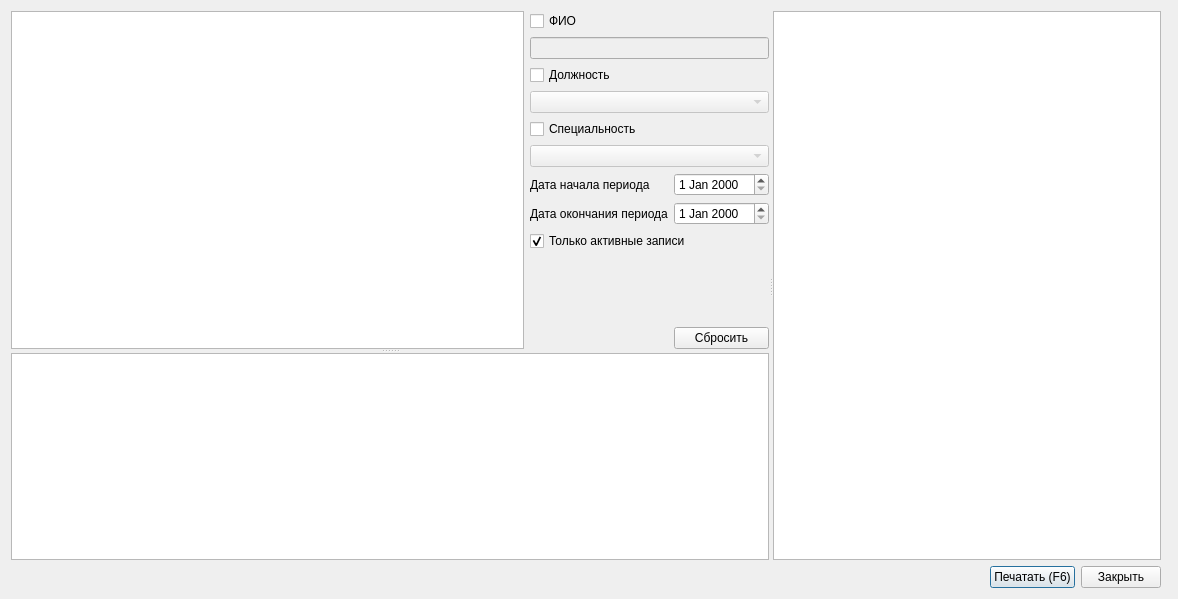
<?xml version="1.0" encoding="UTF-8"?>
<ui version="4.0">
 <class>PersonSubstitution</class>
 <widget class="QDialog" name="PersonSubstitution">
  <property name="geometry">
   <rect>
    <x>0</x>
    <y>0</y>
    <width>1178</width>
    <height>599</height>
   </rect>
  </property>
  <property name="windowTitle">
   <string>Сервис замещения сотрудников</string>
  </property>
  <layout class="QGridLayout" name="gridLayout_2">
   <item row="0" column="1">
    <widget class="QWidget" name="widget" native="true">
     <property name="sizePolicy">
      <sizepolicy hsizetype="Preferred" vsizetype="Maximum">
       <horstretch>0</horstretch>
       <verstretch>0</verstretch>
      </sizepolicy>
     </property>
     <layout class="QGridLayout" name="gridLayout">
      <property name="leftMargin">
       <number>0</number>
      </property>
      <property name="topMargin">
       <number>0</number>
      </property>
      <property name="rightMargin">
       <number>0</number>
      </property>
      <property name="bottomMargin">
       <number>0</number>
      </property>
      <property name="spacing">
       <number>4</number>
      </property>
     </layout>
    </widget>
   </item>
   <item row="1" column="0">
    <layout class="QHBoxLayout" name="horizontalLayout">
     <item>
      <spacer name="horizontalSpacer">
       <property name="orientation">
        <enum>Qt::Horizontal</enum>
       </property>
       <property name="sizeHint" stdset="0">
        <size>
         <width>40</width>
         <height>20</height>
        </size>
       </property>
      </spacer>
     </item>
     <item>
      <widget class="QPushButton" name="btnPrint">
       <property name="sizePolicy">
        <sizepolicy hsizetype="Maximum" vsizetype="Maximum">
         <horstretch>0</horstretch>
         <verstretch>0</verstretch>
        </sizepolicy>
       </property>
       <property name="text">
        <string>Печатать (F6)</string>
       </property>
       <property name="shortcut">
        <string>F6</string>
       </property>
      </widget>
     </item>
     <item>
      <widget class="QPushButton" name="btnApply">
       <property name="sizePolicy">
        <sizepolicy hsizetype="Maximum" vsizetype="Fixed">
         <horstretch>0</horstretch>
         <verstretch>0</verstretch>
        </sizepolicy>
       </property>
       <property name="text">
        <string>Закрыть</string>
       </property>
      </widget>
     </item>
    </layout>
   </item>
   <item row="0" column="0">
    <widget class="QSplitter" name="splitter_2">
     <property name="sizePolicy">
      <sizepolicy hsizetype="Expanding" vsizetype="Expanding">
       <horstretch>0</horstretch>
       <verstretch>0</verstretch>
      </sizepolicy>
     </property>
     <property name="orientation">
      <enum>Qt::Horizontal</enum>
     </property>
     <widget class="QSplitter" name="splitter">
      <property name="orientation">
       <enum>Qt::Vertical</enum>
      </property>
      <widget class="QWidget" name="layoutWidget">
       <layout class="QGridLayout">
        <item row="0" column="1" colspan="2">
         <widget class="QCheckBox" name="chkFIO">
          <property name="text">
           <string>ФИО</string>
          </property>
          <property name="checked">
           <bool>false</bool>
          </property>
         </widget>
        </item>
        <item row="1" column="1" colspan="2">
         <widget class="QLineEdit" name="edtFIO">
          <property name="enabled">
           <bool>false</bool>
          </property>
         </widget>
        </item>
        <item row="2" column="1" colspan="2">
         <widget class="QCheckBox" name="chkPost">
          <property name="text">
           <string>Должность</string>
          </property>
          <property name="checked">
           <bool>false</bool>
          </property>
         </widget>
        </item>
        <item row="3" column="1" colspan="2">
         <widget class="CRBComboBox" name="cmbPost">
          <property name="enabled">
           <bool>false</bool>
          </property>
         </widget>
        </item>
        <item row="4" column="1" colspan="2">
         <widget class="QCheckBox" name="chkSpeciality">
          <property name="text">
           <string>Специальность</string>
          </property>
          <property name="checked">
           <bool>false</bool>
          </property>
         </widget>
        </item>
        <item row="5" column="1" colspan="2">
         <widget class="CRBComboBox" name="cmbSpeciality">
          <property name="enabled">
           <bool>false</bool>
          </property>
         </widget>
        </item>
        <item row="6" column="1">
         <widget class="QLabel" name="lblBegDate">
          <property name="text">
           <string>Дата начала периода</string>
          </property>
         </widget>
        </item>
        <item row="6" column="2">
         <widget class="CDateEdit" name="edtBegDate"/>
        </item>
        <item row="7" column="1">
         <widget class="QLabel" name="lblEndDate">
          <property name="text">
           <string>Дата окончания периода</string>
          </property>
         </widget>
        </item>
        <item row="7" column="2">
         <widget class="CDateEdit" name="edtEndDate"/>
        </item>
        <item row="8" column="1" colspan="2">
         <widget class="QCheckBox" name="chkOnlyActive">
          <property name="text">
           <string>Только активные записи</string>
          </property>
          <property name="checked">
           <bool>true</bool>
          </property>
         </widget>
        </item>
        <item row="10" column="2">
         <widget class="QPushButton" name="btnFilterReset">
          <property name="text">
           <string>Сбросить</string>
          </property>
         </widget>
        </item>
        <item row="0" column="0" rowspan="11">
         <widget class="QTreeView" name="treeOrgStructure"/>
        </item>
        <item row="9" column="2">
         <spacer name="verticalSpacer">
          <property name="orientation">
           <enum>Qt::Vertical</enum>
          </property>
          <property name="sizeHint" stdset="0">
           <size>
            <width>20</width>
            <height>40</height>
           </size>
          </property>
         </spacer>
        </item>
       </layout>
      </widget>
      <widget class="CTableView" name="tblPersonnel">
       <property name="selectionMode">
        <enum>QAbstractItemView::SingleSelection</enum>
       </property>
       <property name="selectionBehavior">
        <enum>QAbstractItemView::SelectRows</enum>
       </property>
       <property name="sortingEnabled">
        <bool>true</bool>
       </property>
      </widget>
     </widget>
     <widget class="QWidget" name="gridLayoutWidget_2">
      <layout class="QGridLayout" name="gridLayout_3">
       <item row="0" column="0" colspan="3">
        <widget class="CTableView" name="tblSubstitutionPeriods">
         <property name="sortingEnabled">
          <bool>true</bool>
         </property>
        </widget>
       </item>
      </layout>
     </widget>
    </widget>
   </item>
  </layout>
 </widget>
 <customwidgets>
  <customwidget>
   <class>CTableView</class>
   <extends>QTableView</extends>
   <header>library/TableView.h</header>
  </customwidget>
  <customwidget>
   <class>CRBComboBox</class>
   <extends>QComboBox</extends>
   <header>library/crbcombobox.h</header>
  </customwidget>
  <customwidget>
   <class>CDateEdit</class>
   <extends>QDateEdit</extends>
   <header>library/DateEdit.h</header>
  </customwidget>
 </customwidgets>
 <resources/>
 <connections>
  <connection>
   <sender>btnApply</sender>
   <signal>clicked()</signal>
   <receiver>PersonSubstitution</receiver>
   <slot>accept()</slot>
   <hints>
    <hint type="sourcelabel">
     <x>1015</x>
     <y>668</y>
    </hint>
    <hint type="destinationlabel">
     <x>573</x>
     <y>486</y>
    </hint>
   </hints>
  </connection>
  <connection>
   <sender>chkFIO</sender>
   <signal>toggled(bool)</signal>
   <receiver>edtFIO</receiver>
   <slot>setEnabled(bool)</slot>
   <hints>
    <hint type="sourcelabel">
     <x>436</x>
     <y>18</y>
    </hint>
    <hint type="destinationlabel">
     <x>436</x>
     <y>42</y>
    </hint>
   </hints>
  </connection>
  <connection>
   <sender>chkSpeciality</sender>
   <signal>toggled(bool)</signal>
   <receiver>cmbSpeciality</receiver>
   <slot>setEnabled(bool)</slot>
   <hints>
    <hint type="sourcelabel">
     <x>436</x>
     <y>116</y>
    </hint>
    <hint type="destinationlabel">
     <x>436</x>
     <y>140</y>
    </hint>
   </hints>
  </connection>
  <connection>
   <sender>chkPost</sender>
   <signal>toggled(bool)</signal>
   <receiver>cmbPost</receiver>
   <slot>setEnabled(bool)</slot>
   <hints>
    <hint type="sourcelabel">
     <x>436</x>
     <y>67</y>
    </hint>
    <hint type="destinationlabel">
     <x>436</x>
     <y>91</y>
    </hint>
   </hints>
  </connection>
 </connections>
</ui>
